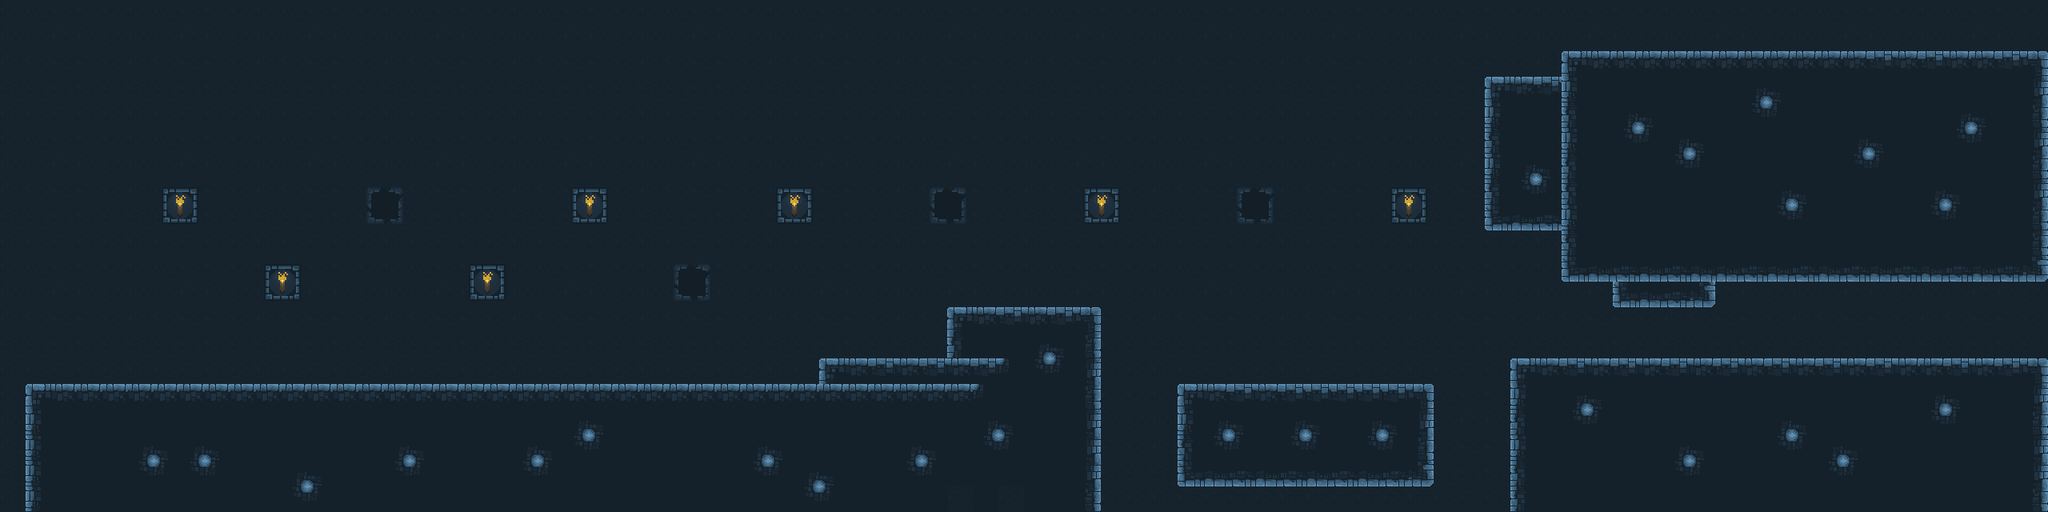

Below is a game level as drawn by its tile map, then a one-line description and the .tmx that defines it (tile-layer data replaced by summaries):
An orthogonal 80x20 tile map with 32x32 px tiles, 2 tile layers (foreground, background), 8 tilesets and 61 objects (2x enemy, player, goal).

<map version="1.0" orientation="orthogonal" renderorder="right-down" width="80" height="20" tilewidth="32" tileheight="32" nextobjectid="157">
 <properties>
  <property name="music" value="music0" />
 </properties>
 <tileset firstgid="1" name="tileset" tilewidth="32" tileheight="32" tilecount="54">
  <image source="../images/tileset.png" width="192" height="288" />
 </tileset>
 <tileset firstgid="55" name="enemy" tilewidth="32" tileheight="32" tilecount="1">
  <image source="../images/enemy.png" width="32" height="32" />
 </tileset>
 <tileset firstgid="56" name="player" tilewidth="64" tileheight="64" tilecount="16">
  <image source="../images/player.png" width="256" height="256" />
 </tileset>
 <tileset firstgid="72" name="goal" tilewidth="64" tileheight="64" tilecount="1">
  <image source="../images/goal.png" width="96" height="96" />
 </tileset>
 <tileset firstgid="73" name="coin" tilewidth="32" tileheight="32" tilecount="5">
  <image source="../images/coin.png" width="160" height="32" />
 </tileset>
 <tileset firstgid="78" name="spikes" tilewidth="32" tileheight="32" tilecount="2">
  <image source="../images/spikes.png" width="64" height="32" />
 </tileset>
 <tileset firstgid="80" name="shooter" tilewidth="32" tileheight="32" tilecount="1">
  <image source="../images/shooter.png" width="32" height="32" />
 </tileset>
 <tileset firstgid="81" name="memory" tilewidth="32" tileheight="32" tilecount="5">
  <image source="../images/memory.png" width="128" height="32" />
 </tileset>
 <layer name="foreground" width="80" height="20">
  <data>[1600 cells, 1600 non-empty, 21 distinct tile ids]</data>
 </layer>
 <layer name="background" width="80" height="20">
  <data>[1600 cells, 120 non-empty, 12 distinct tile ids]</data>
 </layer>
 <objectgroup name="characters">
  <object id="1" name="player" type="player" gid="56" x="32" y="288" width="64" height="64" />
  <object id="9" name="goal" type="goal" gid="72" x="2464" y="448" width="64" height="64">
   <properties>
    <property name="nextLevel" value="level1" />
   </properties>
  </object>
  <object id="136" type="enemy" gid="55" x="2080" y="448" width="32" height="32" />
  <object id="137" type="enemy" gid="55" x="2400" y="448" width="32" height="32" />
 </objectgroup>
 <objectgroup name="coins">
  <object id="65" gid="73" x="321" y="480" width="32" height="32" />
  <object id="66" gid="73" x="353" y="480" width="32" height="32" />
  <object id="67" gid="73" x="384" y="480" width="32" height="32" />
  <object id="69" gid="73" x="705" y="480" width="32" height="32" />
  <object id="70" gid="73" x="736" y="448" width="32" height="32" />
  <object id="71" gid="73" x="768" y="416" width="32" height="32" />
  <object id="72" gid="73" x="800" y="416" width="32" height="32" />
  <object id="104" gid="73" x="1088" y="416" width="32" height="32" />
  <object id="105" gid="73" x="1120" y="384" width="32" height="32" />
  <object id="106" gid="73" x="1152" y="352" width="32" height="32" />
  <object id="107" gid="73" x="1184" y="352" width="32" height="32" />
  <object id="108" gid="73" x="832" y="448" width="32" height="32" />
  <object id="109" gid="73" x="864" y="480" width="32" height="32" />
  <object id="111" gid="73" x="1376" y="352" width="32" height="32" />
  <object id="112" gid="73" x="1408" y="384" width="32" height="32" />
  <object id="113" gid="73" x="1440" y="416" width="32" height="32" />
  <object id="114" gid="73" x="1472" y="448" width="32" height="32" />
  <object id="115" gid="73" x="1472" y="480" width="32" height="32" />
  <object id="119" gid="73" x="1600" y="416" width="32" height="32" />
  <object id="120" gid="73" x="1632" y="416" width="32" height="32" />
  <object id="125" gid="73" x="1760" y="480" width="32" height="32" />
  <object id="126" gid="73" x="1792" y="448" width="32" height="32" />
  <object id="127" gid="73" x="1824" y="416" width="32" height="32" />
  <object id="128" gid="73" x="1856" y="416" width="32" height="32" />
  <object id="129" gid="73" x="1984" y="448" width="32" height="32" />
  <object id="130" gid="73" x="2144" y="448" width="32" height="32" />
  <object id="131" gid="73" x="2304" y="448" width="32" height="32" />
 </objectgroup>
 <objectgroup name="spikes">
  <object id="87" gid="78" x="1376" y="640" width="32" height="32" />
  <object id="88" gid="78" x="1408" y="640" width="32" height="32" />
  <object id="89" gid="78" x="1440" y="640" width="32" height="32" />
  <object id="90" gid="78" x="1472" y="640" width="32" height="32" />
  <object id="91" gid="78" x="1504" y="640" width="32" height="32" />
  <object id="92" gid="78" x="1536" y="640" width="32" height="32" />
  <object id="93" gid="78" x="1568" y="640" width="32" height="32" />
  <object id="94" gid="78" x="1600" y="640" width="32" height="32" />
  <object id="95" gid="78" x="1600" y="640" width="32" height="32" />
  <object id="96" gid="78" x="1632" y="640" width="32" height="32" />
  <object id="97" gid="78" x="1664" y="640" width="32" height="32" />
  <object id="98" gid="78" x="1696" y="640" width="32" height="32" />
  <object id="99" gid="78" x="1728" y="640" width="32" height="32" />
  <object id="100" gid="78" x="1760" y="640" width="32" height="32" />
  <object id="101" gid="78" x="1792" y="640" width="32" height="32" />
  <object id="102" gid="78" x="1824" y="640" width="32" height="32" />
  <object id="103" gid="78" x="1856" y="640" width="32" height="32" />
  <object id="138" gid="78" x="2016" y="448" width="32" height="32" />
  <object id="139" gid="78" x="2048" y="448" width="32" height="32" />
  <object id="140" gid="78" x="2080" y="448" width="32" height="32" />
  <object id="141" gid="78" x="2112" y="448" width="32" height="32" />
  <object id="142" gid="78" x="2176" y="448" width="32" height="32" />
  <object id="143" gid="78" x="2208" y="448" width="32" height="32" />
  <object id="144" gid="78" x="2240" y="448" width="32" height="32" />
  <object id="145" gid="78" x="2272" y="448" width="32" height="32" />
 </objectgroup>
 <objectgroup name="shooters" />
 <objectgroup name="memories">
  <object id="152" gid="81" x="32" y="480" width="32" height="32">
   <properties>
    <property name="dialogue" value="move" />
   </properties>
  </object>
  <object id="153" gid="81" x="576" y="480" width="32" height="32">
   <properties>
    <property name="dialogue" value="jump" />
   </properties>
  </object>
  <object id="154" gid="81" x="1152" y="448" width="32" height="32" visible="0">
   <properties>
    <property name="dialogue" value="move-jump" />
   </properties>
  </object>
  <object id="155" gid="81" x="1248" y="384" width="32" height="32">
   <properties>
    <property name="condition" value="move-jump" />
    <property name="dialogue" value="move-jump-2" />
   </properties>
  </object>
  <object id="156" gid="81" x="1920" y="448" width="32" height="32">
   <properties>
    <property name="dialogue" value="slimes" />
   </properties>
  </object>
 </objectgroup>
</map>
